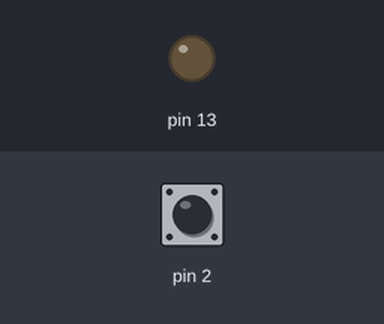
This sketch was run on a simulated Arduino Uno, built with avr-gcc and run on an emulated ATmega328P. Shown: output pins drawn as LEDs (lit = HIGH). The test bench sets the inputs (shaded band); at power-on: pin 2 HIGH.

Above: at 1.2 s.
1.3 s: pin 2 pulled LOW for 0.15 s
At 1.37 s:
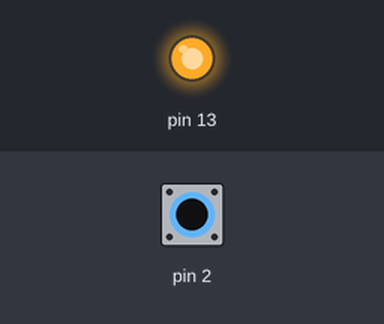
2.9 s: pin 2 pulled LOW for 3.2 s
At 6.7 s:
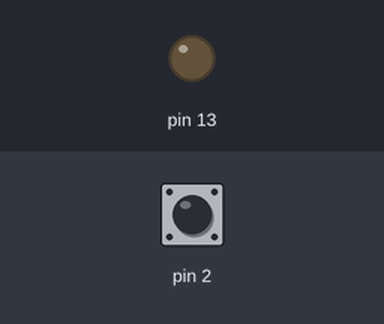
Timing chart, 0 to 8.2 s (numbered marks = the images above; inputs shaded):
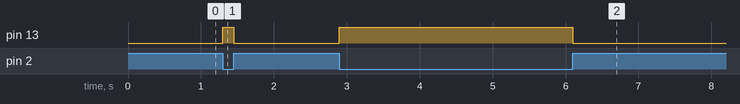

The sketch:

sketch.ino
```cpp
// inverted: treats HIGH as pressed
void setup(){pinMode(2,INPUT_PULLUP); pinMode(13,OUTPUT);}
void loop(){
  bool hit = digitalRead(2)==HIGH;
  digitalWrite(13, hit ? LOW : HIGH);
}
```

Measured:
- after the input at 1.3 s, pin 13: LOW → HIGH at once, → LOW 0.15 s later
- after the input at 2.9 s, pin 13: LOW → HIGH at once, → LOW 3.2 s later
